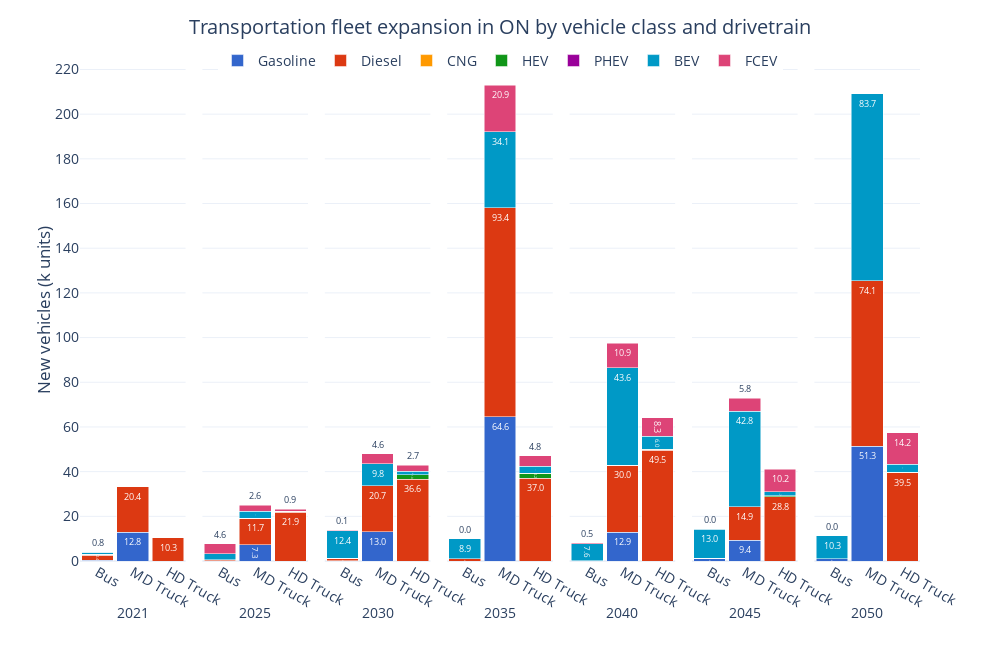

Notebook code for this chart:
### Code cell
ref_fig = ref_trnnewcap[ref_trnnewcap['Vehicle Class'].isin(['Bus', 'MD Truck', 'HD Truck'])][['Period', 'Vehicle Class', 'New Capacity', 'Carrier']].groupby(['Period', 'Vehicle Class', 'Carrier'], as_index=False).sum()
ref_fig['New Capacity (M units)'] = ref_fig['New Capacity']/1E3

ref_fig['Carrier'] = pd.Categorical(ref_fig['Carrier'], categories=drivetrain_order, ordered=True)
ref_fig = ref_fig.sort_values(['Carrier', 'Period'])

fig = px.bar(ref_fig, 
             x='Vehicle Class', 
             y='New Capacity', 
             color='Carrier', 
             barmode='stack', 
             facet_col='Period',
             facet_col_spacing=2E-2,
             template='plotly_white',
             color_discrete_sequence=px.colors.qualitative.G10[:7] + px.colors.qualitative.G10[8:],
             text_auto='.1f',
             width=1000, height=650,
             )

fig.update_layout(title=dict(
        text='Transportation fleet expansion in ON by vehicle class and drivetrain',
        x=0.5, 
        y=0.97,
        xanchor='center',
        yanchor='top'
    ),
    xaxis=dict(title='Period'),
    yaxis=dict(title='New vehicles (k units)',
               dtick=20),
    yaxis_title_standoff=0,
    legend_title_text='',
    bargap=0.1,
    legend=dict(
        orientation='h',  
        yanchor='top',
        y=1.03,  
        xanchor='center',
        x=0.5),
    font=dict(
        # family="Open Sans",
        size=14)
    )

for annotation in fig.layout.annotations:
    annotation.text = annotation.text.split('=')[1]
    annotation.y = -0.08  
    annotation.yanchor = 'top' 

for axis in fig.layout:
    if axis.startswith('yaxis'):
        fig.layout[axis].dtick = 20

for axis in fig.layout:
    if axis.startswith('xaxis'):
        fig.layout[axis].title.text = ''

fig.for_each_trace(lambda trace: trace.update(textfont=dict(size=9)))

fig.show()

### Figure 1 — Plotly figure (JSON) as saved in the notebook; plotly's stock layout.template omitted (floating-point values rounded to 4 significant figures)
{"data": [{"hovertemplate": "Carrier=Gasoline<br>Period=2021<br>Vehicle Class=%{x}<br>New Capacity=%{y}<extra></extra>", "legendgroup": "Gasoline", "marker": {"color": "#3366CC", "pattern": {"shape": ""}}, "name": "Gasoline", "orientation": "v", "showlegend": true, "textfont": {"size": 9}, "textposition": "auto", "texttemplate": "%{y:.1f}", "type": "bar", "x": ["Bus", "MD Truck"], "xaxis": "x", "y": [0.2311, 12.78], "yaxis": "y"}, {"hovertemplate": "Carrier=Gasoline<br>Period=2025<br>Vehicle Class=%{x}<br>New Capacity=%{y}<extra></extra>", "legendgroup": "Gasoline", "marker": {"color": "#3366CC", "pattern": {"shape": ""}}, "name": "Gasoline", "orientation": "v", "showlegend": false, "textfont": {"size": 9}, "textposition": "auto", "texttemplate": "%{y:.1f}", "type": "bar", "x": ["Bus", "MD Truck"], "xaxis": "x2", "y": [0.002974, 7.35], "yaxis": "y2"}, {"hovertemplate": "Carrier=Gasoline<br>Period=2030<br>Vehicle Class=%{x}<br>New Capacity=%{y}<extra></extra>", "legendgroup": "Gasoline", "marker": {"color": "#3366CC", "pattern": {"shape": ""}}, "name": "Gasoline", "orientation": "v", "showlegend": false, "textfont": {"size": 9}, "textposition": "auto", "texttemplate": "%{y:.1f}", "type": "bar", "x": ["Bus", "MD Truck"], "xaxis": "x3", "y": [0.002384, 12.99], "yaxis": "y3"}, {"hovertemplate": "Carrier=Gasoline<br>Period=2035<br>Vehicle Class=%{x}<br>New Capacity=%{y}<extra></extra>", "legendgroup": "Gasoline", "marker": {"color": "#3366CC", "pattern": {"shape": ""}}, "name": "Gasoline", "orientation": "v", "showlegend": false, "textfont": {"size": 9}, "textposition": "auto", "texttemplate": "%{y:.1f}", "type": "bar", "x": ["Bus", "MD Truck"], "xaxis": "x4", "y": [0.0001562, 64.57], "yaxis": "y4"}, {"hovertemplate": "Carrier=Gasoline<br>Period=2040<br>Vehicle Class=%{x}<br>New Capacity=%{y}<extra></extra>", "legendgroup": "Gasoline", "marker": {"color": "#3366CC", "pattern": {"shape": ""}}, "name": "Gasoline", "orientation": "v", "showlegend": false, "textfont": {"size": 9}, "textposition": "auto", "texttemplate": "%{y:.1f}", "type": "bar", "x": ["Bus", "MD Truck"], "xaxis": "x5", "y": [5.143e-05, 12.89], "yaxis": "y5"}, {"hovertemplate": "Carrier=Gasoline<br>Period=2045<br>Vehicle Class=%{x}<br>New Capacity=%{y}<extra></extra>", "legendgroup": "Gasoline", "marker": {"color": "#3366CC", "pattern": {"shape": ""}}, "name": "Gasoline", "orientation": "v", "showlegend": false, "textfont": {"size": 9}, "textposition": "auto", "texttemplate": "%{y:.1f}", "type": "bar", "x": ["Bus", "MD Truck"], "xaxis": "x6", "y": [1.311, 9.368], "yaxis": "y6"}, {"hovertemplate": "Carrier=Gasoline<br>Period=2050<br>Vehicle Class=%{x}<br>New Capacity=%{y}<extra></extra>", "legendgroup": "Gasoline", "marker": {"color": "#3366CC", "pattern": {"shape": ""}}, "name": "Gasoline", "orientation": "v", "showlegend": false, "textfont": {"size": 9}, "textposition": "auto", "texttemplate": "%{y:.1f}", "type": "bar", "x": ["Bus", "MD Truck"], "xaxis": "x7", "y": [0.9933, 51.25], "yaxis": "y7"}, {"hovertemplate": "Carrier=Diesel<br>Period=2021<br>Vehicle Class=%{x}<br>New Capacity=%{y}<extra></extra>", "legendgroup": "Diesel", "marker": {"color": "#DC3912", "pattern": {"shape": ""}}, "name": "Diesel", "orientation": "v", "showlegend": true, "textfont": {"size": 9}, "textposition": "auto", "texttemplate": "%{y:.1f}", "type": "bar", "x": ["Bus", "HD Truck", "MD Truck"], "xaxis": "x", "y": [2.412, 10.33, 20.37], "yaxis": "y"}, {"hovertemplate": "Carrier=Diesel<br>Period=2025<br>Vehicle Class=%{x}<br>New Capacity=%{y}<extra></extra>", "legendgroup": "Diesel", "marker": {"color": "#DC3912", "pattern": {"shape": ""}}, "name": "Diesel", "orientation": "v", "showlegend": false, "textfont": {"size": 9}, "textposition": "auto", "texttemplate": "%{y:.1f}", "type": "bar", "x": ["Bus", "HD Truck", "MD Truck"], "xaxis": "x2", "y": [0.5103, 21.88, 11.71], "yaxis": "y2"}, {"hovertemplate": "Carrier=Diesel<br>Period=2030<br>Vehicle Class=%{x}<br>New Capacity=%{y}<extra></extra>", "legendgroup": "Diesel", "marker": {"color": "#DC3912", "pattern": {"shape": ""}}, "name": "Diesel", "orientation": "v", "showlegend": false, "textfont": {"size": 9}, "textposition": "auto", "texttemplate": "%{y:.1f}", "type": "bar", "x": ["Bus", "HD Truck", "MD Truck"], "xaxis": "x3", "y": [1.259, 36.64, 20.71], "yaxis": "y3"}, {"hovertemplate": "Carrier=Diesel<br>Period=2035<br>Vehicle Class=%{x}<br>New Capacity=%{y}<extra></extra>", "legendgroup": "Diesel", "marker": {"color": "#DC3912", "pattern": {"shape": ""}}, "name": "Diesel", "orientation": "v", "showlegend": false, "textfont": {"size": 9}, "textposition": "auto", "texttemplate": "%{y:.1f}", "type": "bar", "x": ["Bus", "HD Truck", "MD Truck"], "xaxis": "x4", "y": [1.037, 37.03, 93.45], "yaxis": "y4"}, {"hovertemplate": "Carrier=Diesel<br>Period=2040<br>Vehicle Class=%{x}<br>New Capacity=%{y}<extra></extra>", "legendgroup": "Diesel", "marker": {"color": "#DC3912", "pattern": {"shape": ""}}, "name": "Diesel", "orientation": "v", "showlegend": false, "textfont": {"size": 9}, "textposition": "auto", "texttemplate": "%{y:.1f}", "type": "bar", "x": ["Bus", "HD Truck", "MD Truck"], "xaxis": "x5", "y": [0.04229, 49.49, 30.02], "yaxis": "y5"}, {"hovertemplate": "Carrier=Diesel<br>Period=2045<br>Vehicle Class=%{x}<br>New Capacity=%{y}<extra></extra>", "legendgroup": "Diesel", "marker": {"color": "#DC3912", "pattern": {"shape": ""}}, "name": "Diesel", "orientation": "v", "showlegend": false, "textfont": {"size": 9}, "textposition": "auto", "texttemplate": "%{y:.1f}", "type": "bar", "x": ["Bus", "HD Truck", "MD Truck"], "xaxis": "x6", "y": [0.01571, 28.81, 14.94], "yaxis": "y6"}, {"hovertemplate": "Carrier=Diesel<br>Period=2050<br>Vehicle Class=%{x}<br>New Capacity=%{y}<extra></extra>", "legendgroup": "Diesel", "marker": {"color": "#DC3912", "pattern": {"shape": ""}}, "name": "Diesel", "orientation": "v", "showlegend": false, "textfont": {"size": 9}, "textposition": "auto", "texttemplate": "%{y:.1f}", "type": "bar", "x": ["Bus", "HD Truck", "MD Truck"], "xaxis": "x7", "y": [0.0009831, 39.46, 74.13], "yaxis": "y7"}, {"hovertemplate": "Carrier=CNG<br>Period=2021<br>Vehicle Class=%{x}<br>New Capacity=%{y}<extra></extra>", "legendgroup": "CNG", "marker": {"color": "#FF9900", "pattern": {"shape": ""}}, "name": "CNG", "orientation": "v", "showlegend": true, "textfont": {"size": 9}, "textposition": "auto", "texttemplate": "%{y:.1f}", "type": "bar", "x": ["Bus"], "xaxis": "x", "y": [0.2311], "yaxis": "y"}, {"hovertemplate": "Carrier=CNG<br>Period=2025<br>Vehicle Class=%{x}<br>New Capacity=%{y}<extra></extra>", "legendgroup": "CNG", "marker": {"color": "#FF9900", "pattern": {"shape": ""}}, "name": "CNG", "orientation": "v", "showlegend": false, "textfont": {"size": 9}, "textposition": "auto", "texttemplate": "%{y:.1f}", "type": "bar", "x": ["Bus"], "xaxis": "x2", "y": [0.002921], "yaxis": "y2"}, {"hovertemplate": "Carrier=CNG<br>Period=2030<br>Vehicle Class=%{x}<br>New Capacity=%{y}<extra></extra>", "legendgroup": "CNG", "marker": {"color": "#FF9900", "pattern": {"shape": ""}}, "name": "CNG", "orientation": "v", "showlegend": false, "textfont": {"size": 9}, "textposition": "auto", "texttemplate": "%{y:.1f}", "type": "bar", "x": ["Bus"], "xaxis": "x3", "y": [0.001789], "yaxis": "y3"}, {"hovertemplate": "Carrier=CNG<br>Period=2035<br>Vehicle Class=%{x}<br>New Capacity=%{y}<extra></extra>", "legendgroup": "CNG", "marker": {"color": "#FF9900", "pattern": {"shape": ""}}, "name": "CNG", "orientation": "v", "showlegend": false, "textfont": {"size": 9}, "textposition": "auto", "texttemplate": "%{y:.1f}", "type": "bar", "x": ["Bus"], "xaxis": "x4", "y": [0.0], "yaxis": "y4"}, {"hovertemplate": "Carrier=CNG<br>Period=2040<br>Vehicle Class=%{x}<br>New Capacity=%{y}<extra></extra>", "legendgroup": "CNG", "marker": {"color": "#FF9900", "pattern": {"shape": ""}}, "name": "CNG", "orientation": "v", "showlegend": false, "textfont": {"size": 9}, "textposition": "auto", "texttemplate": "%{y:.1f}", "type": "bar", "x": ["Bus"], "xaxis": "x5", "y": [0.0], "yaxis": "y5"}, {"hovertemplate": "Carrier=CNG<br>Period=2045<br>Vehicle Class=%{x}<br>New Capacity=%{y}<extra></extra>", "legendgroup": "CNG", "marker": {"color": "#FF9900", "pattern": {"shape": ""}}, "name": "CNG", "orientation": "v", "showlegend": false, "textfont": {"size": 9}, "textposition": "auto", "texttemplate": "%{y:.1f}", "type": "bar", "x": ["Bus"], "xaxis": "x6", "y": [0.0], "yaxis": "y6"}, {"hovertemplate": "Carrier=CNG<br>Period=2050<br>Vehicle Class=%{x}<br>New Capacity=%{y}<extra></extra>", "legendgroup": "CNG", "marker": {"color": "#FF9900", "pattern": {"shape": ""}}, "name": "CNG", "orientation": "v", "showlegend": false, "textfont": {"size": 9}, "textposition": "auto", "texttemplate": "%{y:.1f}", "type": "bar", "x": ["Bus"], "xaxis": "x7", "y": [0.0], "yaxis": "y7"}, {"hovertemplate": "Carrier=HEV<br>Period=2021<br>Vehicle Class=%{x}<br>New Capacity=%{y}<extra></extra>", "legendgroup": "HEV", "marker": {"color": "#109618", "pattern": {"shape": ""}}, "name": "HEV", "orientation": "v", "showlegend": true, "textfont": {"size": 9}, "textposition": "auto", "texttemplate": "%{y:.1f}", "type": "bar", "x": ["Bus", "HD Truck", "MD Truck"], "xaxis": "x", "y": [0.2311, 0.0, 0.0], "yaxis": "y"}, {"hovertemplate": "Carrier=HEV<br>Period=2025<br>Vehicle Class=%{x}<br>New Capacity=%{y}<extra></extra>", "legendgroup": "HEV", "marker": {"color": "#109618", "pattern": {"shape": ""}}, "name": "HEV", "orientation": "v", "showlegend": false, "textfont": {"size": 9}, "textposition": "auto", "texttemplate": "%{y:.1f}", "type": "bar", "x": ["Bus", "HD Truck", "MD Truck"], "xaxis": "x2", "y": [0.002934, 0.4484, 0.0], "yaxis": "y2"}, {"hovertemplate": "Carrier=HEV<br>Period=2030<br>Vehicle Class=%{x}<br>New Capacity=%{y}<extra></extra>", "legendgroup": "HEV", "marker": {"color": "#109618", "pattern": {"shape": ""}}, "name": "HEV", "orientation": "v", "showlegend": false, "textfont": {"size": 9}, "textposition": "auto", "texttemplate": "%{y:.1f}", "type": "bar", "x": ["Bus", "HD Truck", "MD Truck"], "xaxis": "x3", "y": [0.002374, 2.048, 0.0], "yaxis": "y3"}, {"hovertemplate": "Carrier=HEV<br>Period=2035<br>Vehicle Class=%{x}<br>New Capacity=%{y}<extra></extra>", "legendgroup": "HEV", "marker": {"color": "#109618", "pattern": {"shape": ""}}, "name": "HEV", "orientation": "v", "showlegend": false, "textfont": {"size": 9}, "textposition": "auto", "texttemplate": "%{y:.1f}", "type": "bar", "x": ["Bus", "HD Truck", "MD Truck"], "xaxis": "x4", "y": [8.139e-05, 2.176, 2.866e-05], "yaxis": "y4"}, {"hovertemplate": "Carrier=HEV<br>Period=2040<br>Vehicle Class=%{x}<br>New Capacity=%{y}<extra></extra>", "legendgroup": "HEV", "marker": {"color": "#109618", "pattern": {"shape": ""}}, "name": "HEV", "orientation": "v", "showlegend": false, "textfont": {"size": 9}, "textposition": "auto", "texttemplate": "%{y:.1f}", "type": "bar", "x": ["Bus", "HD Truck", "MD Truck"], "xaxis": "x5", "y": [5.471e-05, 0.4362, 1.26e-05], "yaxis": "y5"}, {"hovertemplate": "Carrier=HEV<br>Period=2045<br>Vehicle Class=%{x}<br>New Capacity=%{y}<extra></extra>", "legendgroup": "HEV", "marker": {"color": "#109618", "pattern": {"shape": ""}}, "name": "HEV", "orientation": "v", "showlegend": false, "textfont": {"size": 9}, "textposition": "auto", "texttemplate": "%{y:.1f}", "type": "bar", "x": ["Bus", "HD Truck", "MD Truck"], "xaxis": "x6", "y": [1.132e-05, 0.4046, 1.046e-05], "yaxis": "y6"}, {"hovertemplate": "Carrier=HEV<br>Period=2050<br>Vehicle Class=%{x}<br>New Capacity=%{y}<extra></extra>", "legendgroup": "HEV", "marker": {"color": "#109618", "pattern": {"shape": ""}}, "name": "HEV", "orientation": "v", "showlegend": false, "textfont": {"size": 9}, "textposition": "auto", "texttemplate": "%{y:.1f}", "type": "bar", "x": ["Bus", "HD Truck", "MD Truck"], "xaxis": "x7", "y": [1.172e-05, 0.2457, 0.0], "yaxis": "y7"}, {"hovertemplate": "Carrier=PHEV<br>Period=2021<br>Vehicle Class=%{x}<br>New Capacity=%{y}<extra></extra>", "legendgroup": "PHEV", "marker": {"color": "#990099", "pattern": {"shape": ""}}, "name": "PHEV", "orientation": "v", "showlegend": true, "textfont": {"size": 9}, "textposition": "auto", "texttemplate": "%{y:.1f}", "type": "bar", "x": ["Bus", "HD Truck", "MD Truck"], "xaxis": "x", "y": [0.0, 0.0, 0.0], "yaxis": "y"}, {"hovertemplate": "Carrier=PHEV<br>Period=2025<br>Vehicle Class=%{x}<br>New Capacity=%{y}<extra></extra>", "legendgroup": "PHEV", "marker": {"color": "#990099", "pattern": {"shape": ""}}, "name": "PHEV", "orientation": "v", "showlegend": false, "textfont": {"size": 9}, "textposition": "auto", "texttemplate": "%{y:.1f}", "type": "bar", "x": ["Bus", "HD Truck", "MD Truck"], "xaxis": "x2", "y": [0.0, 0.0, 0.0], "yaxis": "y2"}, {"hovertemplate": "Carrier=PHEV<br>Period=2030<br>Vehicle Class=%{x}<br>New Capacity=%{y}<extra></extra>", "legendgroup": "PHEV", "marker": {"color": "#990099", "pattern": {"shape": ""}}, "name": "PHEV", "orientation": "v", "showlegend": false, "textfont": {"size": 9}, "textposition": "auto", "texttemplate": "%{y:.1f}", "type": "bar", "x": ["Bus", "HD Truck", "MD Truck"], "xaxis": "x3", "y": [1.082e-05, 0.0, 0.0], "yaxis": "y3"}, {"hovertemplate": "Carrier=PHEV<br>Period=2035<br>Vehicle Class=%{x}<br>New Capacity=%{y}<extra></extra>", "legendgroup": "PHEV", "marker": {"color": "#990099", "pattern": {"shape": ""}}, "name": "PHEV", "orientation": "v", "showlegend": false, "textfont": {"size": 9}, "textposition": "auto", "texttemplate": "%{y:.1f}", "type": "bar", "x": ["Bus", "HD Truck", "MD Truck"], "xaxis": "x4", "y": [0.0, 0.0, 5.612e-05], "yaxis": "y4"}, {"hovertemplate": "Carrier=PHEV<br>Period=2040<br>Vehicle Class=%{x}<br>New Capacity=%{y}<extra></extra>", "legendgroup": "PHEV", "marker": {"color": "#990099", "pattern": {"shape": ""}}, "name": "PHEV", "orientation": "v", "showlegend": false, "textfont": {"size": 9}, "textposition": "auto", "texttemplate": "%{y:.1f}", "type": "bar", "x": ["Bus", "HD Truck", "MD Truck"], "xaxis": "x5", "y": [1.087e-05, 0.0, 1.802e-05], "yaxis": "y5"}, {"hovertemplate": "Carrier=PHEV<br>Period=2045<br>Vehicle Class=%{x}<br>New Capacity=%{y}<extra></extra>", "legendgroup": "PHEV", "marker": {"color": "#990099", "pattern": {"shape": ""}}, "name": "PHEV", "orientation": "v", "showlegend": false, "textfont": {"size": 9}, "textposition": "auto", "texttemplate": "%{y:.1f}", "type": "bar", "x": ["Bus", "HD Truck", "MD Truck"], "xaxis": "x6", "y": [1.002e-05, 0.0, 1.452e-05], "yaxis": "y6"}, {"hovertemplate": "Carrier=PHEV<br>Period=2050<br>Vehicle Class=%{x}<br>New Capacity=%{y}<extra></extra>", "legendgroup": "PHEV", "marker": {"color": "#990099", "pattern": {"shape": ""}}, "name": "PHEV", "orientation": "v", "showlegend": false, "textfont": {"size": 9}, "textposition": "auto", "texttemplate": "%{y:.1f}", "type": "bar", "x": ["Bus", "HD Truck", "MD Truck"], "xaxis": "x7", "y": [1.184e-05, 0.0, 1.208e-05], "yaxis": "y7"}, {"hovertemplate": "Carrier=BEV<br>Period=2021<br>Vehicle Class=%{x}<br>New Capacity=%{y}<extra></extra>", "legendgroup": "BEV", "marker": {"color": "#0099C6", "pattern": {"shape": ""}}, "name": "BEV", "orientation": "v", "showlegend": true, "textfont": {"size": 9}, "textposition": "auto", "texttemplate": "%{y:.1f}", "type": "bar", "x": ["Bus", "HD Truck", "MD Truck"], "xaxis": "x", "y": [0.7942, 0.0, 0.0], "yaxis": "y"}, {"hovertemplate": "Carrier=BEV<br>Period=2025<br>Vehicle Class=%{x}<br>New Capacity=%{y}<extra></extra>", "legendgroup": "BEV", "marker": {"color": "#0099C6", "pattern": {"shape": ""}}, "name": "BEV", "orientation": "v", "showlegend": false, "textfont": {"size": 9}, "textposition": "auto", "texttemplate": "%{y:.1f}", "type": "bar", "x": ["Bus", "HD Truck", "MD Truck"], "xaxis": "x2", "y": [2.748, 0.0, 3.25], "yaxis": "y2"}, {"hovertemplate": "Carrier=BEV<br>Period=2030<br>Vehicle Class=%{x}<br>New Capacity=%{y}<extra></extra>", "legendgroup": "BEV", "marker": {"color": "#0099C6", "pattern": {"shape": ""}}, "name": "BEV", "orientation": "v", "showlegend": false, "textfont": {"size": 9}, "textposition": "auto", "texttemplate": "%{y:.1f}", "type": "bar", "x": ["Bus", "HD Truck", "MD Truck"], "xaxis": "x3", "y": [12.38, 1.41, 9.792], "yaxis": "y3"}, {"hovertemplate": "Carrier=BEV<br>Period=2035<br>Vehicle Class=%{x}<br>New Capacity=%{y}<extra></extra>", "legendgroup": "BEV", "marker": {"color": "#0099C6", "pattern": {"shape": ""}}, "name": "BEV", "orientation": "v", "showlegend": false, "textfont": {"size": 9}, "textposition": "auto", "texttemplate": "%{y:.1f}", "type": "bar", "x": ["Bus", "HD Truck", "MD Truck"], "xaxis": "x4", "y": [8.882, 3.202, 34.12], "yaxis": "y4"}, {"hovertemplate": "Carrier=BEV<br>Period=2040<br>Vehicle Class=%{x}<br>New Capacity=%{y}<extra></extra>", "legendgroup": "BEV", "marker": {"color": "#0099C6", "pattern": {"shape": ""}}, "name": "BEV", "orientation": "v", "showlegend": false, "textfont": {"size": 9}, "textposition": "auto", "texttemplate": "%{y:.1f}", "type": "bar", "x": ["Bus", "HD Truck", "MD Truck"], "xaxis": "x5", "y": [7.627, 5.992, 43.61], "yaxis": "y5"}, {"hovertemplate": "Carrier=BEV<br>Period=2045<br>Vehicle Class=%{x}<br>New Capacity=%{y}<extra></extra>", "legendgroup": "BEV", "marker": {"color": "#0099C6", "pattern": {"shape": ""}}, "name": "BEV", "orientation": "v", "showlegend": false, "textfont": {"size": 9}, "textposition": "auto", "texttemplate": "%{y:.1f}", "type": "bar", "x": ["Bus", "HD Truck", "MD Truck"], "xaxis": "x6", "y": [12.99, 1.687, 42.8], "yaxis": "y6"}, {"hovertemplate": "Carrier=BEV<br>Period=2050<br>Vehicle Class=%{x}<br>New Capacity=%{y}<extra></extra>", "legendgroup": "BEV", "marker": {"color": "#0099C6", "pattern": {"shape": ""}}, "name": "BEV", "orientation": "v", "showlegend": false, "textfont": {"size": 9}, "textposition": "auto", "texttemplate": "%{y:.1f}", "type": "bar", "x": ["Bus", "HD Truck", "MD Truck"], "xaxis": "x7", "y": [10.33, 3.53, 83.73], "yaxis": "y7"}, {"hovertemplate": "Carrier=FCEV<br>Period=2021<br>Vehicle Class=%{x}<br>New Capacity=%{y}<extra></extra>", "legendgroup": "FCEV", "marker": {"color": "#DD4477", "pattern": {"shape": ""}}, "name": "FCEV", "orientation": "v", "showlegend": true, "textfont": {"size": 9}, "textposition": "auto", "texttemplate": "%{y:.1f}", "type": "bar", "x": ["Bus", "HD Truck", "MD Truck"], "xaxis": "x", "y": [0.0, 0.0, 0.0], "yaxis": "y"}, {"hovertemplate": "Carrier=FCEV<br>Period=2025<br>Vehicle Class=%{x}<br>New Capacity=%{y}<extra></extra>", "legendgroup": "FCEV", "marker": {"color": "#DD4477", "pattern": {"shape": ""}}, "name": "FCEV", "orientation": "v", "showlegend": false, "textfont": {"size": 9}, "textposition": "auto", "texttemplate": "%{y:.1f}", "type": "bar", "x": ["Bus", "HD Truck", "MD Truck"], "xaxis": "x2", "y": [4.558, 0.8715, 2.558], "yaxis": "y2"}, {"hovertemplate": "Carrier=FCEV<br>Period=2030<br>Vehicle Class=%{x}<br>New Capacity=%{y}<extra></extra>", "legendgroup": "FCEV", "marker": {"color": "#DD4477", "pattern": {"shape": ""}}, "name": "FCEV", "orientation": "v", "showlegend": false, "textfont": {"size": 9}, "textposition": "auto", "texttemplate": "%{y:.1f}", "type": "bar", "x": ["Bus", "HD Truck", "MD Truck"], "xaxis": "x3", "y": [0.05771, 2.66, 4.567], "yaxis": "y3"}, {"hovertemplate": "Carrier=FCEV<br>Period=2035<br>Vehicle Class=%{x}<br>New Capacity=%{y}<extra></extra>", "legendgroup": "FCEV", "marker": {"color": "#DD4477", "pattern": {"shape": ""}}, "name": "FCEV", "orientation": "v", "showlegend": false, "textfont": {"size": 9}, "textposition": "auto", "texttemplate": "%{y:.1f}", "type": "bar", "x": ["Bus", "HD Truck", "MD Truck"], "xaxis": "x4", "y": [0.04242, 4.79, 20.89], "yaxis": "y4"}, {"hovertemplate": "Carrier=FCEV<br>Period=2040<br>Vehicle Class=%{x}<br>New Capacity=%{y}<extra></extra>", "legendgroup": "FCEV", "marker": {"color": "#DD4477", "pattern": {"shape": ""}}, "name": "FCEV", "orientation": "v", "showlegend": false, "textfont": {"size": 9}, "textposition": "auto", "texttemplate": "%{y:.1f}", "type": "bar", "x": ["Bus", "HD Truck", "MD Truck"], "xaxis": "x5", "y": [0.453, 8.265, 10.9], "yaxis": "y5"}, {"hovertemplate": "Carrier=FCEV<br>Period=2045<br>Vehicle Class=%{x}<br>New Capacity=%{y}<extra></extra>", "legendgroup": "FCEV", "marker": {"color": "#DD4477", "pattern": {"shape": ""}}, "name": "FCEV", "orientation": "v", "showlegend": false, "textfont": {"size": 9}, "textposition": "auto", "texttemplate": "%{y:.1f}", "type": "bar", "x": ["Bus", "HD Truck", "MD Truck"], "xaxis": "x6", "y": [0.01117, 10.19, 5.755], "yaxis": "y6"}, {"hovertemplate": "Carrier=FCEV<br>Period=2050<br>Vehicle Class=%{x}<br>New Capacity=%{y}<extra></extra>", "legendgroup": "FCEV", "marker": {"color": "#DD4477", "pattern": {"shape": ""}}, "name": "FCEV", "orientation": "v", "showlegend": false, "textfont": {"size": 9}, "textposition": "auto", "texttemplate": "%{y:.1f}", "type": "bar", "x": ["Bus", "HD Truck", "MD Truck"], "xaxis": "x7", "y": [0.006706, 14.22, 0.0009745], "yaxis": "y7"}], "layout": {"annotations": [{"font": {}, "showarrow": false, "text": "2021", "x": 0.06286, "xanchor": "center", "xref": "paper", "y": -0.08, "yanchor": "top", "yref": "paper"}, {"font": {}, "showarrow": false, "text": "2025", "x": 0.2086, "xanchor": "center", "xref": "paper", "y": -0.08, "yanchor": "top", "yref": "paper"}, {"font": {}, "showarrow": false, "text": "2030", "x": 0.3543, "xanchor": "center", "xref": "paper", "y": -0.08, "yanchor": "top", "yref": "paper"}, {"font": {}, "showarrow": false, "text": "2035", "x": 0.5, "xanchor": "center", "xref": "paper", "y": -0.08, "yanchor": "top", "yref": "paper"}, {"font": {}, "showarrow": false, "text": "2040", "x": 0.6457, "xanchor": "center", "xref": "paper", "y": -0.08, "yanchor": "top", "yref": "paper"}, {"font": {}, "showarrow": false, "text": "2045", "x": 0.7914, "xanchor": "center", "xref": "paper", "y": -0.08, "yanchor": "top", "yref": "paper"}, {"font": {}, "showarrow": false, "text": "2050", "x": 0.9371, "xanchor": "center", "xref": "paper", "y": -0.08, "yanchor": "top", "yref": "paper"}], "bargap": 0.1, "barmode": "stack", "font": {"size": 14}, "height": 650, "legend": {"orientation": "h", "title": {"text": ""}, "tracegroupgap": 0, "x": 0.5, "xanchor": "center", "y": 1.03, "yanchor": "top"}, "margin": {"t": 60}, "title": {"text": "Transportation fleet expansion in ON by vehicle class and drivetrain", "x": 0.5, "xanchor": "center", "y": 0.97, "yanchor": "top"}, "width": 1000, "xaxis": {"anchor": "y", "domain": [0, 0.1257], "title": {"text": ""}}, "xaxis2": {"anchor": "y2", "domain": [0.1457, 0.2714], "matches": "x", "title": {"text": ""}}, "xaxis3": {"anchor": "y3", "domain": [0.2914, 0.4171], "matches": "x", "title": {"text": ""}}, "xaxis4": {"anchor": "y4", "domain": [0.4371, 0.5629], "matches": "x", "title": {"text": ""}}, "xaxis5": {"anchor": "y5", "domain": [0.5829, 0.7086], "matches": "x", "title": {"text": ""}}, "xaxis6": {"anchor": "y6", "domain": [0.7286, 0.8543], "matches": "x", "title": {"text": ""}}, "xaxis7": {"anchor": "y7", "domain": [0.8743, 1.0], "matches": "x", "title": {"text": ""}}, "yaxis": {"anchor": "x", "domain": [0, 1], "dtick": 20, "title": {"standoff": 0, "text": "New vehicles (k units)"}}, "yaxis2": {"anchor": "x2", "domain": [0, 1], "dtick": 20, "matches": "y", "showticklabels": false}, "yaxis3": {"anchor": "x3", "domain": [0, 1], "dtick": 20, "matches": "y", "showticklabels": false}, "yaxis4": {"anchor": "x4", "domain": [0, 1], "dtick": 20, "matches": "y", "showticklabels": false}, "yaxis5": {"anchor": "x5", "domain": [0, 1], "dtick": 20, "matches": "y", "showticklabels": false}, "yaxis6": {"anchor": "x6", "domain": [0, 1], "dtick": 20, "matches": "y", "showticklabels": false}, "yaxis7": {"anchor": "x7", "domain": [0, 1], "dtick": 20, "matches": "y", "showticklabels": false}}}
